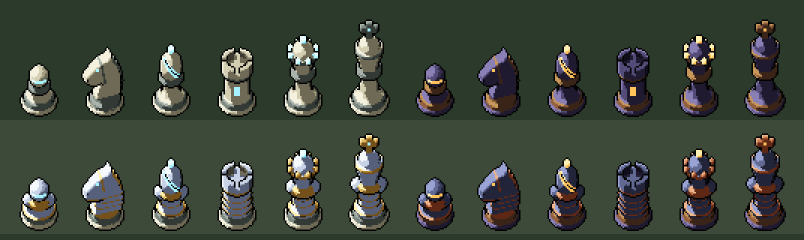
#> input picture assets/breach/pieces/preview_armor_pieces.png, 1608 x 480 px, given in place of wP.png, which was not available (shown at 1/2 size)
$ python breach_lava.py
#> lines starting #> are read from the running program, lines starting #| are printed output that depends on the picture; after the words box and inside, x2 and y2 are one past the last pixel; in counts of white or black regions, pixels touching at a corner belong together; pictures that were not available may be replaced by others from this repository, and a replacement may not be noted
### tools/breach_burn.py
"""Анимация сжигания карты в стиле Into the Breach.

Карта прогорает неровной кромкой от точки поджога внизу: перед кромкой — подпалина,
на кромке — бело-жёлтый жар с оранжевой и тёмно-красной каймой, за ней — уголь с
тлеющими искрами, который осыпается пеплом. Над кромкой — языки пламени с чёрным
контуром (как взрывы ITB), вверх летят искры и клубы дыма.

`py tools/breach_burn.py [папка]` — по умолчанию assets/breach/cards/burn:
burn_strip.png (кадры обычной карты белых в ряд, прозрачный фон), burn_strip_b.png,
burn_strip_sacrifice.png, burn_strip_victory.png (то же для обычной карты чёрных, карты
жертвы и карты победы), burn_strip_fire_wave_w/b.png и burn_strip_swap_w/b.png (огненная
волна и обмен — обычная карта с картинкой; так же burn_strip_bless_w/b.png — благословение
слона), burn_strip_swap_victory.png (обмен в игре — карта победы с той же картинкой),
burn_strip_funding_sacrifice.png («Дополнительное финансирование» — карта жертвы с
договором в крови), burn_strip_heal_victory.png («Исцеление» — карта победы со слоном в
крыльях), preview_burn.gif, preview_burn_frames.png.
"""
import math
import os
import sys

import numpy as np
from PIL import Image

sys.path.insert(0, os.path.dirname(os.path.abspath(__file__)))
_argv, sys.argv = sys.argv, sys.argv[:1]  # breach_art читает папку вывода из argv
import breach_art as art  # noqa: E402
import breach_cards as bc  # noqa: E402
from breach_art import hexc  # noqa: E402

sys.argv = _argv
OUT = sys.argv[1] if len(sys.argv) > 1 else os.path.join(art.ROOT, "assets", "breach", "cards", "burn")

CW, CH = bc.CW, bc.CH
PAD_X, PAD_TOP, PAD_BOTTOM = 12, 36, 4
FW, FH = CW + 2 * PAD_X, CH + PAD_TOP + PAD_BOTTOM  # кадр 74×110
FRAMES = 32
IGNITE = 3  # кадр, с которого карта горит
BURN_FRAMES = 20  # за столько кадров кромка проходит всю карту
FPS_MS = 70

# от самого горячего к остывающему — цвета огня ITB
FIRE = [hexc(c) for c in ["#fffbf0", "#fff8ce", "#ffeba1", "#ffbc03", "#f1a610", "#e47a1b", "#d3762d", "#8f1602"]]
#> in load, returned value is the input picture: shape (480, 1608, 4); mean R, G, B, A 61.5, 69.9, 58.9, 255
CHAR = [hexc(c) for c in ["#1c1210", "#2a1a17", "#3d2520"]]
SCORCH = np.array(hexc("#4a2414"), float)
SMOKE = [hexc(c) for c in ["#eaeee9", "#bfc1be", "#949494"]]
ASH = [hexc(c) for c in ["#504842", "#2a242a"]]
OUTLINE = hexc("#020201")
SMOKE_ALPHA = 179

SCORCH_T, GLOW_T, CHAR_T = 0.06, 0.055, 0.11


def value_noise(h, w, cell, rng):
    gh, gw = h // cell + 2, w // cell + 2
    g = rng.random((gh, gw))
    y, x = np.mgrid[0:h, 0:w] / cell
    y0, x0 = y.astype(int), x.astype(int)
    fy, fx = y - y0, x - x0
    fy, fx = fy * fy * (3 - 2 * fy), fx * fx * (3 - 2 * fx)
    a = g[y0, x0] * (1 - fx) + g[y0, x0 + 1] * fx
    b = g[y0 + 1, x0] * (1 - fx) + g[y0 + 1, x0 + 1] * fx
    return a * (1 - fy) + b * fy


# [10 lines left out: function burn_times, not called in this run]


def _shifts(mask):
    p = np.pad(mask, 1)
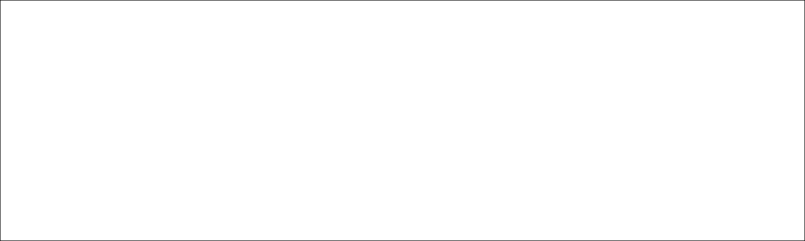
#> p: shape (482, 1610) bool (shown at 1/2 size); 99.5% white; black in thin lines or dots
    return p[:-2, 1:-1], p[2:, 1:-1], p[1:-1, :-2], p[1:-1, 2:]


def neighbours_any(mask):
    up, down, left, right = _shifts(mask)
    return up | down | left | right


def boundary(mask):
    """Пиксели маски, у которых есть сосед вне маски (край массива — тоже «вне»)."""
    up, down, left, right = _shifts(mask)
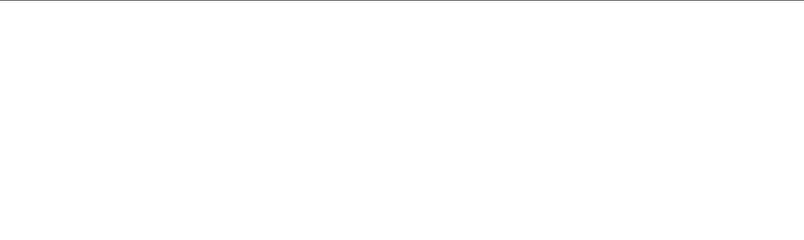
#> up: shape (480, 1608) bool (shown at 1/2 size); 99.8% white; black in thin lines or dots, all inside (x1, y1, x2, y2) = (0, 0, 1608, 1)
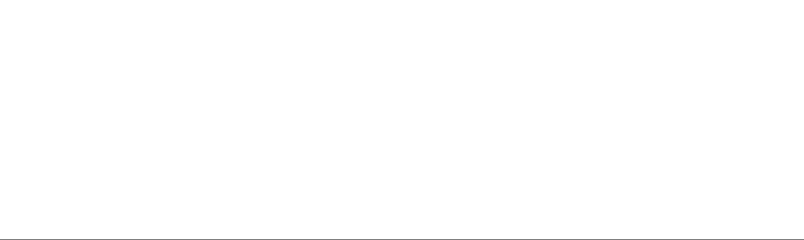
#> down: shape (480, 1608) bool (shown at 1/2 size); 99.8% white; black in thin lines or dots, all inside (x1, y1, x2, y2) = (0, 479, 1608, 480)
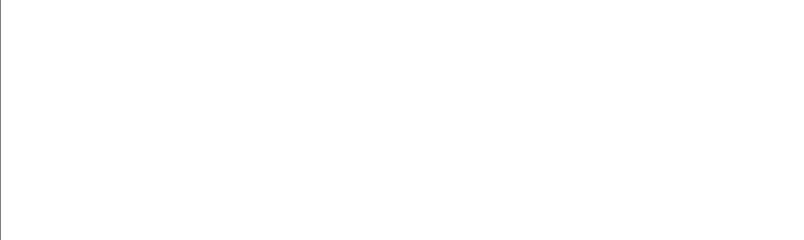
#> left: shape (480, 1608) bool (shown at 1/2 size); 99.9% white; black in thin lines or dots, all inside (x1, y1, x2, y2) = (0, 0, 1, 480)
#> right: shape (480, 1608) bool; 99.9% white; black in thin lines or dots, all inside (x1, y1, x2, y2) = (1607, 0, 1608, 480)
    return mask & ~(up & down & left & right)
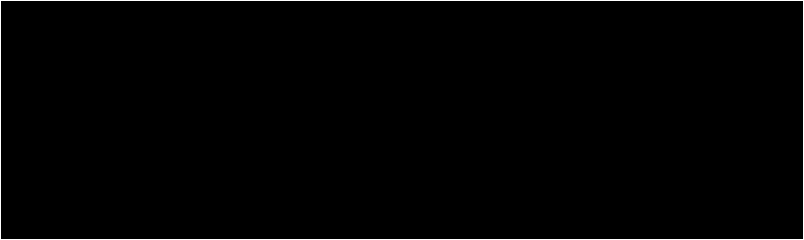
#> returned value: shape (480, 1608) bool (shown at 1/2 size); 0.54% white in thin lines or dots


class Particles:
    def __init__(self):
        self.items = []

    def step(self):
        alive = []
        for p in self.items:
            p["age"] += 1
            p["x"] += p["vx"] + p.get("wob", 0) * math.sin(p["age"] * 0.9 + p.get("ph", 0))
            p["y"] += p["vy"]
            p["vy"] *= p.get("drag", 1.0)
            if p["age"] < p["life"]:
                alive.append(p)
        self.items = alive


# [234 lines left out: functions card_layer, flame_layer, draw_puff, render, save_all, save_on_face, not called in this run]


def save_swap_victory(out):
    """Обмен в игре — карта победы (просьба пользователя): картинка обмена на лице победы."""
    save_on_face(out, "swap", "victory", "burn_strip_swap_victory")


# [10 lines left out: functions save_heal_victory, save_funding_sacrifice, not called in this run]


# [19 lines that do not run on import are left out]

### tools/breach_art.py
"""Пиксель-арт доски и фигур в духе Into the Breach (свои спрайты, не из игры).

Фигуры — маленькие 3D-модели (SDF), которые рендерятся лучами в низком разрешении и
квантуются в палитру из 5 тонов: контур 1px, свет сверху-слева, тень 30% вправо-вниз.
Белые — светлые мехи с голубыми огнями, чёрные — веки: фиолетовый панцирь и хитин.
Клетки — изометрические блоки 56×42 (как в ITB) со «слоистыми» боками.

Нужны Pillow и numpy: `py -m pip install pillow numpy`.
`py tools/breach_art.py [папка]` — по умолчанию пишет в assets/breach.
"""
import math
import os
import sys

import numpy as np
from PIL import Image

ROOT = os.path.dirname(os.path.dirname(os.path.abspath(__file__)))
OUT = sys.argv[1] if len(sys.argv) > 1 else os.path.join(ROOT, "assets", "breach")


def hexc(h):
    h = h.lstrip("#")
    return tuple(int(h[i : i + 2], 16) for i in (0, 2, 4))


# ---------------------------------------------------------------- камера
SIN_E = 0.75  # ромб клетки 56×42
COS_E = math.sqrt(1 - SIN_E**2)
A = COS_E / math.sqrt(2)
D = np.array([A, SIN_E, A])  # от сцены к камере
R = np.array([1.0, 0.0, -1.0]) / math.sqrt(2)  # вправо по экрану
U = np.cross(D, R)  # вверх по экрану
T = np.array([1.0, 0.0, 1.0]) / math.sqrt(2)  # к зрителю по горизонтали
Y = np.array([0.0, 1.0, 0.0])


def norm(v):
    v = np.asarray(v, float)
    return v / np.linalg.norm(v)


L_SHADE = norm(-0.62 * R + 0.95 * Y + 0.42 * T)
L_SHADOW = norm(-0.5 * R + 1.0 * Y - 0.55 * T)


# ---------------------------------------------------------------- SDF
# [85 lines left out: functions sd_polygon, sd_segment2, arc, lathe, sphere, rbox and 1 more, not called in this run]


def cut(f, g):
    return lambda p: np.maximum(f(p), -g(p))


MAIN, TRIM, GLOW, SEAM, DEEP = 0, 1, 2, 3, 4
# Фигуры чуть вытянуты вверх: сверху под углом ITB классические силуэты сплющиваются.
STRETCH = np.array([1.0, 1.32, 1.0])


class Piece:
    # [4 lines left out: function __init__, not called in this run]

    def dist(self, p):
        p = p / self.stretch
        return np.min(np.stack([f(p) for f, _ in self.parts]), axis=0)

    # [34 lines left out: functions material, bands, base, not called in this run]


BASE_BANDS = (3.0, 6.7)


# [219 lines left out: functions front_mask, pawn, rook, bishop, queen, king and 1 more, not called in this run]

# ---------------------------------------------------------------- палитры
OUTLINE = hexc("#020201")
SHADOW = (0, 0, 0, 77)

PALETTES = {
    # Белые — светлые мехи с голубой подсветкой.
    "w": {
        MAIN: ["#3c3a30", "#6e6a55", "#a49e80", "#d3cdb1", "#f4f1df"],
        TRIM: ["#1d2220", "#333a36", "#535d57", "#7d8881", "#a9b3ac"],
        GLOW: ["#16627f", "#2aa9d6", "#57d9ff", "#a6f2ff", "#e9fdff"],
        SEAM: ["#020201"] * 5,
    },
    # Чёрные — веки: фиолетовый панцирь, хитин и оранжевые огни.
    "b": {
        MAIN: ["#100d1a", "#1f1a30", "#342e4c", "#544c78", "#8a80b6"],
        TRIM: ["#1a110d", "#3a2418", "#643f29", "#94613f", "#c8975a"],
        GLOW: ["#6e2408", "#d0501b", "#ff8a2e", "#ffc35a", "#fff1b4"],
        SEAM: ["#020201"] * 5,
    },
}


def tone_of(l):
    return np.select([l > 0.83, l > 0.5, l > 0.16, l > -0.22], [4, 3, 2, 1], 0)


# ---------------------------------------------------------------- рендер фигуры
W, H = 64, 84
AX, AY = 32, 66  # где на холсте центр клетки
SS = 3


# [119 lines left out: functions march, normals, render_piece, not called in this run]


PIECES = {"P": pawn, "N": knight, "B": bishop, "R": rook, "Q": queen, "K": king}


# ---------------------------------------------------------------- клетки
TW, TH, SIDE = 56, 42, 31
BLOCK_H = TH + SIDE + 1

TOPS = {
    # тёмные клетки — трава
    "dark": {
        "base": "#46513d",
        "rim": "#55704b",
        "rim2": "#4d5f44",
        "spots": ["#3e4736", "#4f6045", "#5b7a50"],
        "edge": "#33392e",
        "lip": "#36432f",
    },
    # светлые клетки — песок
    "light": {
        "base": "#c3935d",
        "rim": "#dbad70",
        "rim2": "#cfa066",
        "spots": ["#ae824f", "#d6a86b", "#e5bd82"],
        "edge": "#8c6943",
        "lip": "#94683f",
    },
}
LEFT_STRATA = ["#6a5c47", "#5c5040", "#4f4537", "#433a30", "#383029", "#2d2723", "#24201d"]
RIGHT_STRATA = ["#43535b", "#39474f", "#303c42", "#29333a", "#232b30", "#1e2428", "#1a1e21"]
BLOCK_EDGE = hexc("#18191a")


# [96 lines left out: functions block, diamond_mask, overlay, not called in this run]


# ---------------------------------------------------------------- шрифт координат
GLYPHS = {
    "A": [".####.", "##..##", "##..##", "##..##", "######", "##..##", "##..##", "##..##"],
    "B": ["#####.", "##..##", "##..##", "#####.", "##..##", "##..##", "##..##", "#####."],
    "C": [".####.", "##..##", "##....", "##....", "##....", "##....", "##..##", ".####."],
    "D": ["#####.", "##..##", "##..##", "##..##", "##..##", "##..##", "##..##", "#####."],
    "E": ["######", "##....", "##....", "#####.", "##....", "##....", "##....", "######"],
    "F": ["######", "##....", "##....", "#####.", "##....", "##....", "##....", "##...."],
    "G": [".####.", "##..##", "##....", "##....", "##.###", "##..##", "##..##", ".####."],
    "H": ["##..##", "##..##", "##..##", "######", "##..##", "##..##", "##..##", "##..##"],
    "1": ["..##..", ".###..", "####..", "..##..", "..##..", "..##..", "..##..", "######"],
    "2": [".####.", "##..##", "....##", "...##.", "..##..", ".##...", "##....", "######"],
    "3": [".####.", "##..##", "....##", "..###.", "....##", "....##", "##..##", ".####."],
    "4": ["...##.", "..###.", ".####.", "##.##.", "######", "...##.", "...##.", "...##."],
    "5": ["######", "##....", "##....", "#####.", "....##", "....##", "##..##", ".####."],
    "6": [".####.", "##....", "##....", "#####.", "##..##", "##..##", "##..##", ".####."],
    "7": ["######", "....##", "...##.", "...##.", "..##..", "..##..", ".##...", ".##..."],
    "8": [".####.", "##..##", "##..##", ".####.", "##..##", "##..##", "##..##", ".####."],
}


# [36 lines left out: functions glyph, health_bar, not called in this run]


# ---------------------------------------------------------------- сборка доски
def iso(i, j):
    return (i - j) * (TW // 2), (i + j) * (TH // 2)


# [116 lines left out: functions board_preview, sprite_sheet, not called in this run]


# [19 lines that do not run on import are left out]

### tools/breach_cards.py
"""Карты в стиле Into the Breach: пустое лицо карты, рубашка, колода-стопка и веер в руке.

Три типа лиц: обычные карты (по сторонам, кристалл в углу), карты жертвы (чёрные с
красным, череп) и карты победы (белые с желтизной и багровым, лавровый венок).
Рубашки у всех типов общие — по сторонам.

Рамки — как панели ITB: тёмно-синяя заливка, кромка 1px со светлым верхом-левом и тёмным
низом-правом, выбранная карта — бледно-зелёная кромка. Рубашка — металлическая пластина
с распорками и ромбом-доской. У белых сталь и голубые огни, у чёрных хитин и оранжевые.
Повёрнутые карты в веере — RotSprite (scale2x ×3, поворот, выборка), без размытия.

`py tools/breach_cards.py [папка]` — по умолчанию пишет в assets/breach/cards.
"""
import math
import os
import sys

import numpy as np
from PIL import Image

sys.path.insert(0, os.path.dirname(os.path.abspath(__file__)))
import breach_art as art  # noqa: E402
from breach_art import hexc  # noqa: E402

OUT = sys.argv[1] if len(sys.argv) > 1 else os.path.join(art.ROOT, "assets", "breach", "cards")

CW, CH = 50, 70  # карта 1x, пропорции игральной карты
CHAMFER = 2

FACTIONS = {
    "w": {
        # кромка: контур, тёмная, средняя, светлая, блик
        "frame": ["#0d0f17", "#34425a", "#495c79", "#6b80a3", "#9fb3d1"],
        "fill": "#22222a",
        "head": "#181c29",
        "window": ["#11141f", "#161a27", "#1c2130"],
        "text": "#2a2f3d",
        "accent": art.PALETTES["w"][art.GLOW],
        "plate": ["#151a26", "#1f2636", "#283146", "#343f58", "#4a5a7a"],
    },
    "b": {
        "frame": ["#0d0a12", "#3a2418", "#643f29", "#94613f", "#c8975a"],
        "fill": "#221d2c",
        "head": "#17131f",
        "window": ["#0f0c16", "#15111e", "#1c1727"],
        "text": "#2c2539",
        "accent": art.PALETTES["b"][art.GLOW],
        "plate": ["#120e1b", "#1c172a", "#262038", "#332b4a", "#4a4068"],
    },
}
SELECT = ["#0d0f17", "#7f9472", "#b4c9a3", "#d9ebc8", "#f4fbe9"]
SHADOW = art.SHADOW


# ---------------------------------------------------------------- геометрия карты
# [24 lines left out: function rings, not called in this run]


def paint(img, mask, color):
    img[mask] = (*hexc(color), 255)


# [8 lines left out: function bevel_frame, not called in this run]


def diamond(cx, cy, hw, hh, w=CW, h=CH):
    y, x = np.mgrid[0:h, 0:w]
    return np.abs(x + 0.5 - cx) / hw + np.abs(y + 0.5 - cy) / hh


# ---------------------------------------------------------------- типы карт
def _normal(f):
    p = FACTIONS[f]
    fr = p["frame"]
    return dict(p, recess=(fr[0], fr[2]), text_recess=(fr[0], fr[1]), divider=(fr[2], fr[0]), emblem="gem")


# Обычные карты — по сторонам (сталь и голубое у белых, хитин и оранжевое у чёрных).
# Карты жертвы — чёрные с красным, вместо кристалла череп. Карты победы — белые с
# желтизной и багровым, вместо кристалла багровый лавровый венок.
CARD_TYPES = {
    "w": _normal("w"),
    "b": _normal("b"),
    "sacrifice": {
        "frame": ["#080405", "#2e0a0d", "#5e1218", "#8e1e26", "#c4343e"],
        "fill": "#141012",
        "head": "#0b0809",
        "window": ["#0c0809", "#120c0d", "#1a1012"],
        "text": "#1e1517",
        "accent": ["#3a0a0c", "#7a1418", "#c0242a", "#ff4a4a", "#ffb0a8"],
        "recess": ("#030202", "#5e1218"),
        "text_recess": ("#030202", "#2e0a0d"),
        "divider": ("#8e1e26", "#030202"),
        "emblem": "skull",
    },
    "victory": {
        "frame": ["#24060c", "#5c0c18", "#8a1426", "#b8283c", "#e0566a"],
        "fill": "#efe6c6",
        "head": "#e3d6ab",
        "window": ["#e9e0c3", "#e1d6b3", "#d8cba4"],
        "text": "#f8f2de",
        "accent": ["#4a0810", "#7a1020", "#a81a30", "#e04858", "#ffd0c8"],
        "recess": ("#a8956a", "#fffbec"),
        "text_recess": ("#a8956a", "#fffbec"),
        "divider": ("#8a1426", "#c9b98c"),
        "emblem": "wreath",
    },
}
CARD_KINDS = list(CARD_TYPES)


# [39 lines left out: functions outline4, close8, shade_mask, emblem_gem, not called in this run]


SKULL = [
    "..#####..",
    ".#######.",
    "#########",
    "#########",
    "#ee###ee#",
    "#ee###ee#",
    "####n####",
    ".###n###.",
    "..#####..",
    "..#t#t#..",
]
BONE = ["#f2ece0", "#d6ccbb", "#a39684"]  # свет, середина, тень


# [22 lines left out: function emblem_skull, not called in this run]


# Знак победы — багровый лавровый венок. Ветвь нарисована по пикселям прямой
# (стебель s, у листа кончик h, тело m и основание d; внутренние листья в пиксель) и
# изогнута сдвигом строк к оси; правая ветвь — зеркало, внизу ветви связывает узелок k.
LAUREL_BRANCH = [
    "..h..",
    ".hmd.",
    "h.s..",
    "mmsm.",
    ".ds..",
    "h.s..",
    "mmsm.",
    ".ds..",
    "..s..",
]
LAUREL_SHIFT = [2, 1, 1, 0, 0, 0, 1, 1, 2]  # сдвиг строк к оси: изгиб ветви
WREATH_W, WREATH_H = 13, 10  # последняя строка — узелок
WREATH_COLORS = {
    False: {"h": "#e86070", "m": "#b4223a", "d": "#7a1020", "s": "#5c0c18"},
    True: {"h": "#c4364a", "m": "#9a1a2e", "d": "#6a0e1c", "s": "#4e0812"},
}


# [48 lines left out: functions wreath_grid, fill_holes, emblem_wreath, not called in this run]


EMBLEMS = {"gem": emblem_gem, "skull": emblem_skull, "wreath": emblem_wreath}


# [189 lines left out: functions card_front, card_back, deck, scale2x, rotate, shadow_of, not called in this run]


def put(canvas, arr, x, y):
    canvas.alpha_composite(Image.fromarray(arr, "RGBA"), (int(x), int(y)))


# ---------------------------------------------------------------- веер в руке
# [95 lines left out: functions hand, sheet, table_preview, not called in this run]

# [16 lines that do not run on import are left out]

### tools/breach_firewave.py
"""Огненная волна в стиле Into the Breach и арт карты, которая её вызывает.

Волна расходится от клетки фигуры на одну клетку во все стороны (3×3 клетки): по
верхним граням бежит ромбовидная кромка огня — бело-жёлтая спереди, за ней оранжевая
и тёмно-красная; над кромкой — языки пламени с чёрным контуром, позади остаются
тлеющие подпалины, в конце — искры и клубы дыма. Кадры делятся на два слоя: `under`
(земля и огонь на трёх клетках позади фигуры — рисовать до фигур) и `over` (остальное
пламя, искры, дым — после фигур).

Кадр FW×FH, центр верхней грани клетки фигуры — (CX, CY). Арт карты — картинка окна
лица карты (ART_AT, ART_SIZE).

`py tools/breach_firewave.py [папка]` — по умолчанию assets/breach/effects:
fire_wave_under.png, fire_wave_over.png (кадры в ряд), preview_fire_wave.gif,
preview_fire_wave_frames.png; арт — assets/breach/cards/art/fire_wave.png и
preview_fire_wave_card.png.
"""
import math
import os
import sys

import numpy as np
from PIL import Image

sys.path.insert(0, os.path.dirname(os.path.abspath(__file__)))
_argv, sys.argv = sys.argv, sys.argv[:1]  # генераторы читают папку вывода из argv
import breach_art as art  # noqa: E402
import breach_burn as burn  # noqa: E402
import breach_cards as bc  # noqa: E402
from breach_art import hexc  # noqa: E402

sys.argv = _argv
OUT = sys.argv[1] if len(sys.argv) > 1 else os.path.join(art.ROOT, "assets", "breach", "effects")
ART_DIR = os.path.join(art.ROOT, "assets", "breach", "cards", "art")

FIRE, OUTLINE, SMOKE = burn.FIRE, burn.OUTLINE, burn.SMOKE
TW, TH = art.TW, art.TH
FW, FH = 184, 168
CX, CY = 92, 98  # центр верхней грани клетки фигуры
FRAMES = 20
FRAME_MS = 60
WAVE_START, WAVE_END = 2, 10  # кадры, за которые кромка доходит до края соседних клеток
ART_AT, ART_SIZE = (6, 17), (38, 25)  # окно под картинку на лице карты


def grid_coords():
    """Для каждого пикселя кадра — координаты в клетках относительно клетки фигуры."""
    yy, xx = np.mgrid[0:FH, 0:FW]
    dx, dy = xx + 0.5 - CX, yy + 0.5 - CY
    u = (dx / (TW / 2) + dy / (TH / 2)) / 2
    v = (dy / (TH / 2) - dx / (TW / 2)) / 2
    return u, v


U, V = grid_coords()
CHEB = np.maximum(np.abs(U), np.abs(V))  # 0.5 — край своей клетки, 1.5 — край соседних
AREA = CHEB <= 1.5
BACK = (np.round(U) + np.round(V)) < 0  # три клетки позади фигуры


# [254 lines left out: functions front_radius, paint_flames, flame_wall, small_fires, puff, render and 3 more, not called in this run]


# ---------------------------------------------------------------- арт карты
# Белая пешка для арта, нарисованная по пикселям в палитре белых фигур: голова с голубым
# визором, воротничок и основание цвета вороненой стали, свет слева.
PAWN_ICON = [
    "...hll...",
    "..hlllm..",
    "..Ccccc..",
    "..llmmd..",
    "...lmd...",
    "..tttTT..",
    "...lmd...",
    "...lmd...",
    "..llmmd..",
    ".ttttTTT.",
    "hllllmmmd",
    "tttttTTTT",
]
PAWN_COLORS = {
    "h": "#f4f1df", "l": "#d3cdb1", "m": "#a49e80", "d": "#6e6a55",
    "t": "#7d8881", "T": "#535d57", "c": "#57d9ff", "C": "#a6f2ff",
}


# [104 lines left out: functions pawn_icon, card_art, save_card_art, not called in this run]


# [5 lines that do not run on import are left out]

### tools/breach_lava.py
"""Лавовые трещины на фигуре перед огненной волной — в стиле Into the Breach.

Из точки в теле фигуры по спрайту расходятся трещины. В остриё трещины —
бело-жёлтое, дальше оранжевая лава, по бокам — тёмная корка. Потом трещины
разгораются: лава светлеет, из неё бьют язычки пламени и искры, фигура
раскаляется. Затем всё гаснет, и фигура становится прежней. Огненная волна
(`breach_firewave.py`) начинается в кадре WAVE_AT, пока трещины гаснут.

Кадры — замена спрайта фигуры: холст 64×84 с той же точкой опоры (art.AX, art.AY),
тень — обычная тень фигуры. Пламя и искры не выходят за холст.

`py tools/breach_lava.py [папка]` — по умолчанию assets/breach/effects:
lava_crack_<цвет><фигура>.png (кадры в ряд, все 12 фигур), preview_lava_crack.gif
(пешки на доске, потом волна), preview_lava_crack_frames.png.
"""
import math
import os
import sys

import numpy as np
from PIL import Image

sys.path.insert(0, os.path.dirname(os.path.abspath(__file__)))
_argv, sys.argv = sys.argv, sys.argv[:1]  # генераторы читают папку вывода из argv
import breach_art as art  # noqa: E402
import breach_burn as burn  # noqa: E402
import breach_firewave as fw  # noqa: E402
from breach_art import hexc  # noqa: E402

sys.argv = _argv
OUT = sys.argv[1] if len(sys.argv) > 1 else os.path.join(art.ROOT, "assets", "breach", "effects")
PIECES = os.path.join(art.ROOT, "assets", "breach", "pieces")

FIRE, OUTLINE = burn.FIRE, burn.OUTLINE
CRUST = np.array(hexc("#2a0d08"), float)
FRAME_MS = fw.FRAME_MS  # 60 мс, как у волны
SPREAD = 13  # к этому кадру трещины доросли до краёв
IGNITE, PEAK = 17, 20  # трещины разгораются с IGNITE, ярче всего в PEAK
FADE_END = 27  # к этому кадру трещины погасли
FRAMES = FADE_END + 1
WAVE_AT = 21  # кадр трещин, в котором начинается огненная волна (её кадр 0)


def load(code):
    return np.array(Image.open(os.path.join(PIECES, f"{code}.png")).convert("RGBA"))


def crack_times(sprite, rng, tall=False):
    """Дерево трещин по телу фигуры: для каждого пикселя трещины — кадр, в котором до
    него дошла трещина, и её колено (0 — ствол, 1+ — ветви). У фигур выше пешки (tall)
    — второй очаг в верхней части тела: иначе стволы упираются в узкую шею и голова
    остаётся целой."""
    alpha = sprite[..., 3] > 0
    inner = alpha & ~burn.boundary(alpha)
#> inner: shape (480, 1608) bool; 99.5% white; black in thin lines or dots
    inner &= ~burn.boundary(inner)  # трещина не доходит до контура на пиксель
#> in _shifts (call 2), `p = np.pad(mask, 1)`:
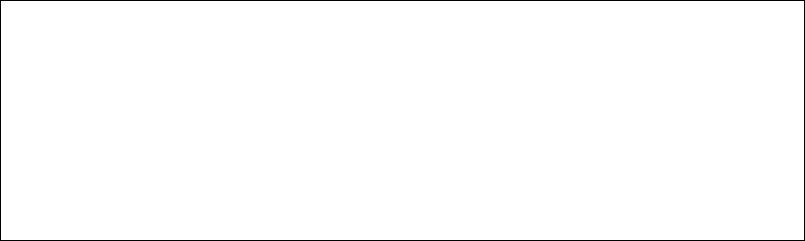
#> p: shape (482, 1610) bool (shown at 1/2 size); 98.9% white; 1 black region, box (x1, y1, x2, y2) and area: (0, 0, 1610, 482) 8352
#> (the rest of the program and of its run is left out)
